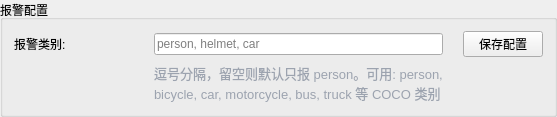
                                <widget class="QGroupBox" name="grpAlarmConfig">
                                    <property name="title">
                                        <string>报警配置</string>
                                    </property>
                                    <layout class="QGridLayout" name="gridLayout_alarm">
                                        <property name="horizontalSpacing">
                                            <number>20</number>
                                        </property>
                                        <property name="verticalSpacing">
                                            <number>6</number>
                                        </property>
                                        <item row="0" column="0">
                                            <widget class="QLabel" name="labAlarmClasses">
                                                <property name="text">
                                                    <string>报警类别:</string>
                                                </property>
                                                <property name="minimumSize">
                                                    <size>
                                                        <width>120</width>
                                                        <height>0</height>
                                                    </size>
                                                </property>
                                            </widget>
                                        </item>
                                        <item row="0" column="1">
                                            <widget class="QLineEdit" name="editAlarmClasses">
                                                <property name="placeholderText">
                                                    <string>person, helmet, car</string>
                                                </property>
                                            </widget>
                                        </item>
                                        <item row="0" column="2">
                                            <widget class="QPushButton" name="btnSaveAlarmClasses">
                                                <property name="text">
                                                    <string>保存配置</string>
                                                </property>
                                                <property name="minimumSize">
                                                    <size>
                                                        <width>80</width>
                                                        <height>0</height>
                                                    </size>
                                                </property>
                                            </widget>
                                        </item>
                                        <item row="1" column="1">
                                            <widget class="QLabel" name="labAlarmHint">
                                                <property name="text">
                                                    <string>逗号分隔，留空则默认只报 person。可用: person, bicycle, car, motorcycle, bus, truck 等 COCO 类别</string>
                                                </property>
                                                <property name="styleSheet">
                                                    <string>color: #9ca3af; font-size: 13px;</string>
                                                </property>
                                                <property name="wordWrap">
                                                    <bool>true</bool>
                                                </property>
                                            </widget>
                                        </item>
                                    </layout>
                                </widget>
